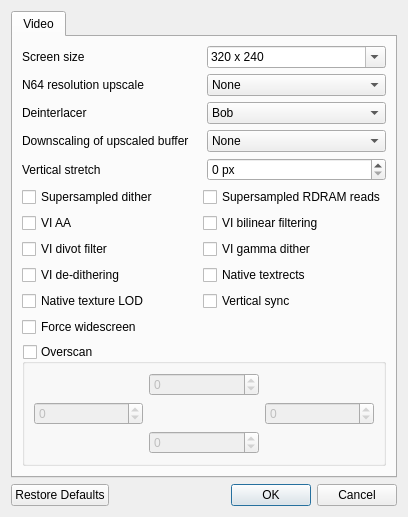
<?xml version="1.0" encoding="UTF-8"?>
<ui version="4.0">
 <class>MainDialog</class>
 <widget class="QDialog" name="MainDialog">
  <property name="geometry">
   <rect>
    <x>0</x>
    <y>0</y>
    <width>408</width>
    <height>514</height>
   </rect>
  </property>
  <property name="windowTitle">
   <string>paraLLEl-RDP</string>
  </property>
  <layout class="QVBoxLayout" name="verticalLayout_2">
   <item>
    <layout class="QHBoxLayout" name="horizontalLayout">
     <item>
      <widget class="QTabWidget" name="tabWidget">
       <widget class="QWidget" name="tab">
        <attribute name="title">
         <string>Video</string>
        </attribute>
        <layout class="QVBoxLayout" name="verticalLayout">
         <item>
          <layout class="QHBoxLayout" name="horizontalLayout_2">
           <item>
            <widget class="QLabel" name="label">
             <property name="text">
              <string>Screen size</string>
             </property>
            </widget>
           </item>
           <item>
            <widget class="QComboBox" name="screenSizeComboBox">
             <property name="editable">
              <bool>true</bool>
             </property>
             <item>
              <property name="text">
               <string>320 x 240</string>
              </property>
             </item>
             <item>
              <property name="text">
               <string>400 x 300</string>
              </property>
             </item>
             <item>
              <property name="text">
               <string>480 x 360</string>
              </property>
             </item>
             <item>
              <property name="text">
               <string>640 x 480</string>
              </property>
             </item>
             <item>
              <property name="text">
               <string>800 x 600</string>
              </property>
             </item>
             <item>
              <property name="text">
               <string>960 x 720</string>
              </property>
             </item>
             <item>
              <property name="text">
               <string>1024 x 768</string>
              </property>
             </item>
             <item>
              <property name="text">
               <string>1152 x 864</string>
              </property>
             </item>
             <item>
              <property name="text">
               <string>1280 x 960</string>
              </property>
             </item>
             <item>
              <property name="text">
               <string>1280 x 1024</string>
              </property>
             </item>
             <item>
              <property name="text">
               <string>1440 x 1080</string>
              </property>
             </item>
             <item>
              <property name="text">
               <string>1600 x 1024</string>
              </property>
             </item>
             <item>
              <property name="text">
               <string>1600 x 1200</string>
              </property>
             </item>
            </widget>
           </item>
          </layout>
         </item>
         <item>
          <layout class="QHBoxLayout" name="horizontalLayout_3">
           <item>
            <widget class="QLabel" name="label_2">
             <property name="text">
              <string>N64 resolution upscale</string>
             </property>
            </widget>
           </item>
           <item>
            <widget class="QComboBox" name="resolutionUpscaleComboBox">
             <item>
              <property name="text">
               <string>None</string>
              </property>
             </item>
             <item>
              <property name="text">
               <string>2x</string>
              </property>
             </item>
             <item>
              <property name="text">
               <string>4x</string>
              </property>
             </item>
             <item>
              <property name="text">
               <string>8x (hi-end GPUs only)</string>
              </property>
             </item>
            </widget>
           </item>
          </layout>
         </item>
         <item>
          <layout class="QHBoxLayout" name="horizontalLayout_4">
           <item>
            <widget class="QLabel" name="label_3">
             <property name="text">
              <string>Deinterlacer</string>
             </property>
            </widget>
           </item>
           <item>
            <widget class="QComboBox" name="deinterlacerComboBox">
             <item>
              <property name="text">
               <string>Bob</string>
              </property>
             </item>
             <item>
              <property name="text">
               <string>Weave</string>
              </property>
             </item>
            </widget>
           </item>
          </layout>
         </item>
         <item>
          <layout class="QHBoxLayout" name="horizontalLayout_5">
           <item>
            <widget class="QLabel" name="label_4">
             <property name="text">
              <string>Downscaling of upscaled buffer</string>
             </property>
            </widget>
           </item>
           <item>
            <widget class="QComboBox" name="downscalerComboBox">
             <item>
              <property name="text">
               <string>None</string>
              </property>
             </item>
             <item>
              <property name="text">
               <string>1/2</string>
              </property>
             </item>
             <item>
              <property name="text">
               <string>1/4</string>
              </property>
             </item>
             <item>
              <property name="text">
               <string>1/8</string>
              </property>
             </item>
            </widget>
           </item>
          </layout>
         </item>
         <item>
          <layout class="QHBoxLayout" name="horizontalLayout_9">
           <property name="bottomMargin">
            <number>0</number>
           </property>
           <item>
            <widget class="QLabel" name="label_6">
             <property name="text">
              <string>Vertical stretch</string>
             </property>
            </widget>
           </item>
           <item>
            <widget class="QSpinBox" name="verticalStretchSpinBox">
             <property name="suffix">
              <string> px</string>
             </property>
            </widget>
           </item>
          </layout>
         </item>
         <item>
          <layout class="QHBoxLayout" name="horizontalLayout_6">
           <item>
            <layout class="QVBoxLayout" name="verticalLayout_3">
             <item>
              <widget class="QCheckBox" name="superSampledDitherCheckBox">
               <property name="text">
                <string>Supersampled dither</string>
               </property>
              </widget>
             </item>
             <item>
              <widget class="QCheckBox" name="viAaCheckBox">
               <property name="text">
                <string>VI AA</string>
               </property>
              </widget>
             </item>
             <item>
              <widget class="QCheckBox" name="viDivotFilterCheckBox">
               <property name="text">
                <string>VI divot filter</string>
               </property>
              </widget>
             </item>
             <item>
              <widget class="QCheckBox" name="viDeDitheringCheckBox">
               <property name="text">
                <string>VI de-dithering</string>
               </property>
              </widget>
             </item>
             <item>
              <widget class="QCheckBox" name="nativeTextureLodCheckBox">
               <property name="text">
                <string>Native texture LOD</string>
               </property>
              </widget>
             </item>
             <item>
              <widget class="QCheckBox" name="forceWidescreenCheckBox">
               <property name="text">
                <string>Force widescreen</string>
               </property>
              </widget>
             </item>
             <item>
              <spacer name="verticalSpacer_3">
               <property name="orientation">
                <enum>Qt::Orientation::Vertical</enum>
               </property>
               <property name="sizeHint" stdset="0">
                <size>
                 <width>20</width>
                 <height>40</height>
                </size>
               </property>
              </spacer>
             </item>
            </layout>
           </item>
           <item>
            <layout class="QVBoxLayout" name="verticalLayout_4">
             <item>
              <widget class="QCheckBox" name="supersampledRdramReadsCheckBox">
               <property name="text">
                <string>Supersampled RDRAM reads</string>
               </property>
              </widget>
             </item>
             <item>
              <widget class="QCheckBox" name="viBilinearFilteringCheckBox">
               <property name="text">
                <string>VI bilinear filtering</string>
               </property>
              </widget>
             </item>
             <item>
              <widget class="QCheckBox" name="viGammaDitherCheckBox">
               <property name="text">
                <string>VI gamma dither</string>
               </property>
              </widget>
             </item>
             <item>
              <widget class="QCheckBox" name="nativeTextRectsCheckBox">
               <property name="text">
                <string>Native textrects</string>
               </property>
              </widget>
             </item>
             <item>
              <widget class="QCheckBox" name="verticalSyncCheckBox">
               <property name="text">
                <string>Vertical sync</string>
               </property>
              </widget>
             </item>
             <item>
              <spacer name="verticalSpacer_2">
               <property name="orientation">
                <enum>Qt::Orientation::Vertical</enum>
               </property>
               <property name="sizeHint" stdset="0">
                <size>
                 <width>20</width>
                 <height>40</height>
                </size>
               </property>
              </spacer>
             </item>
            </layout>
           </item>
          </layout>
         </item>
         <item>
          <widget class="QGroupBox" name="overscanGroupBox">
           <property name="title">
            <string>Overscan</string>
           </property>
           <property name="checkable">
            <bool>true</bool>
           </property>
           <property name="checked">
            <bool>false</bool>
           </property>
           <layout class="QGridLayout" name="gridLayout">
            <item row="0" column="1">
             <widget class="QSpinBox" name="overscanTopSpinBox">
              <property name="minimum">
               <number>-99</number>
              </property>
             </widget>
            </item>
            <item row="1" column="0">
             <widget class="QSpinBox" name="overscanLeftSpinBox">
              <property name="minimum">
               <number>-99</number>
              </property>
             </widget>
            </item>
            <item row="1" column="2">
             <widget class="QSpinBox" name="overscanRightSpinBox">
              <property name="minimum">
               <number>-99</number>
              </property>
             </widget>
            </item>
            <item row="2" column="1">
             <widget class="QSpinBox" name="overscanBottomSpinBox">
              <property name="minimum">
               <number>-99</number>
              </property>
             </widget>
            </item>
           </layout>
           <zorder>overscanBottomSpinBox</zorder>
           <zorder>overscanRightSpinBox</zorder>
           <zorder>overscanLeftSpinBox</zorder>
           <zorder>overscanTopSpinBox</zorder>
          </widget>
         </item>
         <item>
          <spacer name="verticalSpacer">
           <property name="orientation">
            <enum>Qt::Orientation::Vertical</enum>
           </property>
           <property name="sizeHint" stdset="0">
            <size>
             <width>20</width>
             <height>40</height>
            </size>
           </property>
          </spacer>
         </item>
        </layout>
       </widget>
      </widget>
     </item>
    </layout>
   </item>
   <item>
    <widget class="QDialogButtonBox" name="buttonBox">
     <property name="orientation">
      <enum>Qt::Orientation::Horizontal</enum>
     </property>
     <property name="standardButtons">
      <set>QDialogButtonBox::StandardButton::Cancel|QDialogButtonBox::StandardButton::Ok|QDialogButtonBox::StandardButton::RestoreDefaults</set>
     </property>
    </widget>
   </item>
  </layout>
 </widget>
 <resources/>
 <connections>
  <connection>
   <sender>buttonBox</sender>
   <signal>accepted()</signal>
   <receiver>MainDialog</receiver>
   <slot>accept()</slot>
   <hints>
    <hint type="sourcelabel">
     <x>248</x>
     <y>254</y>
    </hint>
    <hint type="destinationlabel">
     <x>157</x>
     <y>274</y>
    </hint>
   </hints>
  </connection>
  <connection>
   <sender>buttonBox</sender>
   <signal>rejected()</signal>
   <receiver>MainDialog</receiver>
   <slot>reject()</slot>
   <hints>
    <hint type="sourcelabel">
     <x>316</x>
     <y>260</y>
    </hint>
    <hint type="destinationlabel">
     <x>286</x>
     <y>274</y>
    </hint>
   </hints>
  </connection>
 </connections>
</ui>
